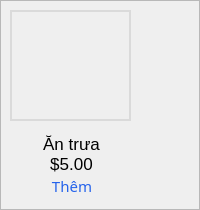
         <widget class="QFrame" name="frame_28">
          <property name="sizePolicy">
           <sizepolicy hsizetype="Preferred" vsizetype="Preferred">
            <horstretch>0</horstretch>
            <verstretch>0</verstretch>
           </sizepolicy>
          </property>
          <property name="minimumSize">
           <size>
            <width>0</width>
            <height>50</height>
           </size>
          </property>
          <property name="styleSheet">
           <string notr="true">#frame_28 {
	background-color: transparent;
	border:1px;
}</string>
          </property>
          <property name="frameShape">
           <enum>QFrame::StyledPanel</enum>
          </property>
          <property name="frameShadow">
           <enum>QFrame::Raised</enum>
          </property>
          <widget class="QLineEdit" name="lineEdit_57">
           <property name="geometry">
            <rect>
             <x>0</x>
             <y>20</y>
             <width>191</width>
             <height>31</height>
            </rect>
           </property>
           <property name="styleSheet">
            <string notr="true">QLineEdit {
	font-family: &quot;Montserrat&quot;;
	font-size:20px;
	font-weight:none;
	background-color:transparent;
	border:1px;
}</string>
           </property>
           <property name="text">
            <string/>
           </property>
           <property name="alignment">
            <set>Qt::AlignCenter</set>
           </property>
          </widget>
          <widget class="QLabel" name="label_5">
           <property name="geometry">
            <rect>
             <x>10</x>
             <y>10</y>
             <width>121</width>
             <height>111</height>
            </rect>
           </property>
           <property name="styleSheet">
            <string notr="true">QLabel {
	border: 2px solid #DADADA;
}</string>
           </property>
           <property name="text">
            <string/>
           </property>
           <property name="pixmap">
            <pixmap>antrua.jpg</pixmap>
           </property>
           <property name="scaledContents">
            <bool>true</bool>
           </property>
          </widget>
          <widget class="QPushButton" name="pushButton_8">
           <property name="geometry">
            <rect>
             <x>40</x>
             <y>170</y>
             <width>61</width>
             <height>31</height>
            </rect>
           </property>
           <property name="font">
            <font>
             <family>Montserrat</family>
             <pointsize>11</pointsize>
             <weight>50</weight>
             <bold>false</bold>
            </font>
           </property>
           <property name="cursor">
            <cursorShape>PointingHandCursor</cursorShape>
           </property>
           <property name="styleSheet">
            <string notr="true">QPushButton {
	font-family: &quot;Montserrat&quot;;
	font-size:11pt;
	color: #2563EB;
	font-weight:400;
	background-color:transparent;
	border:1px;
	border-radius:5px;
	padding-left:3px;
}
QPushButton:hover {
	text-decoration: underline;
}</string>
           </property>
           <property name="text">
            <string>Thêm</string>
           </property>
          </widget>
          <widget class="QLabel" name="label_16">
           <property name="geometry">
            <rect>
             <x>0</x>
             <y>150</y>
             <width>141</width>
             <height>31</height>
            </rect>
           </property>
           <property name="styleSheet">
            <string notr="true">QLabel {
	font-family: &quot;Montserrat&quot;;
	font-size: 13pt;
	font-weight:400;
	background-color:transparent;
	border:1px;
	padding-left: 2px;
	padding-bottom:3px;
}</string>
           </property>
           <property name="text">
            <string>$5.00</string>
           </property>
           <property name="alignment">
            <set>Qt::AlignCenter</set>
           </property>
          </widget>
          <widget class="QLabel" name="label_17">
           <property name="geometry">
            <rect>
             <x>0</x>
             <y>130</y>
             <width>141</width>
             <height>31</height>
            </rect>
           </property>
           <property name="styleSheet">
            <string notr="true">QLabel {
	font-family: &quot;Montserrat&quot;;
	font-size: 13pt;
	font-weight:400;
	background-color:transparent;
	border:1px;
	padding-left: 2px;
	padding-bottom:3px;
}</string>
           </property>
           <property name="text">
            <string>Ăn trưa</string>
           </property>
           <property name="alignment">
            <set>Qt::AlignCenter</set>
           </property>
          </widget>
         </widget>
